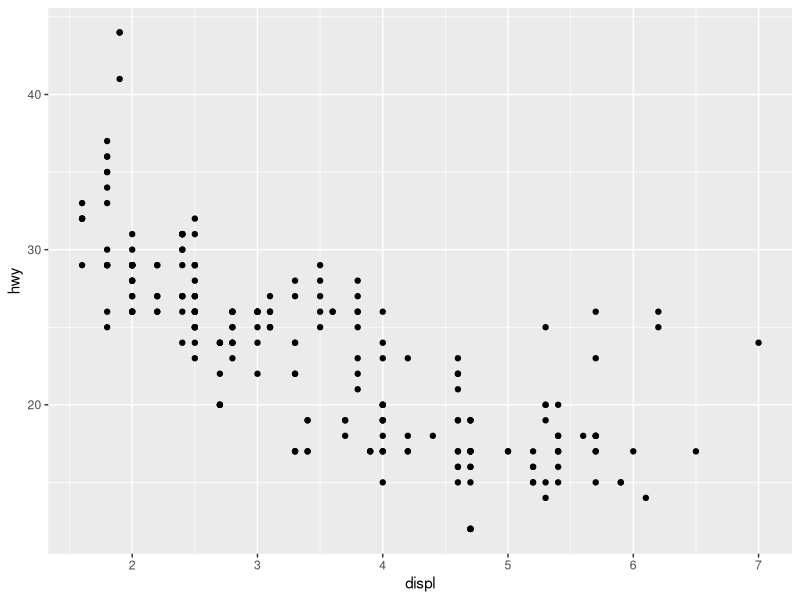
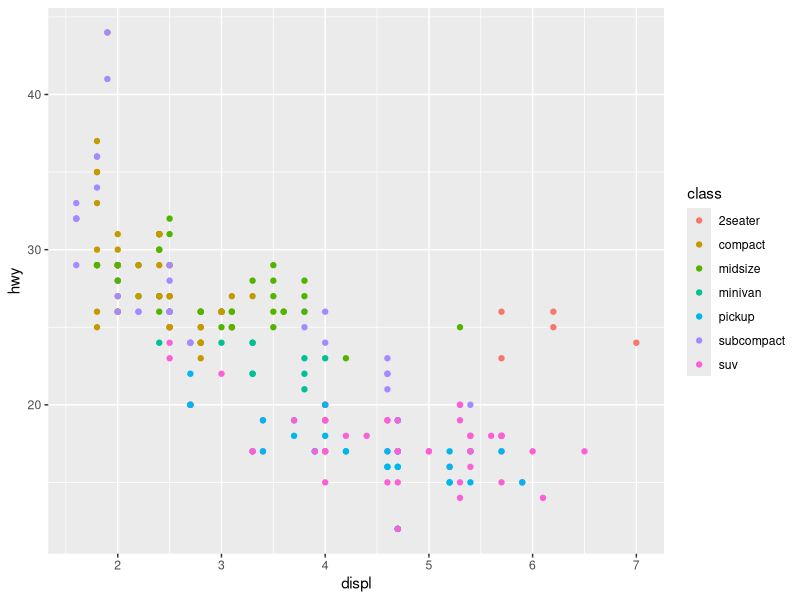
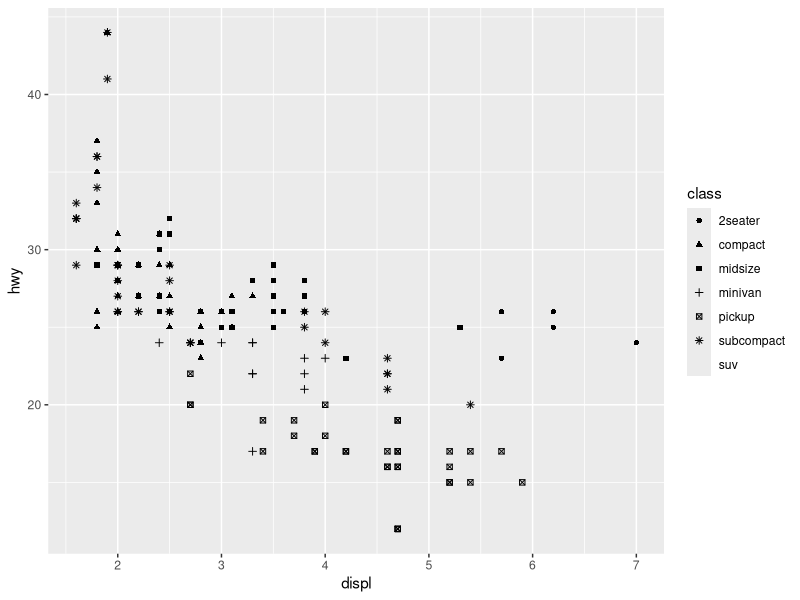
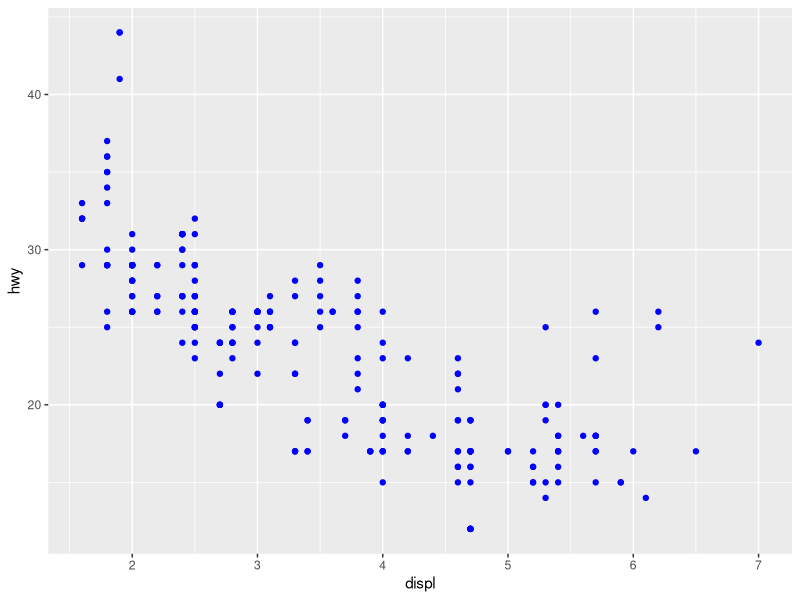
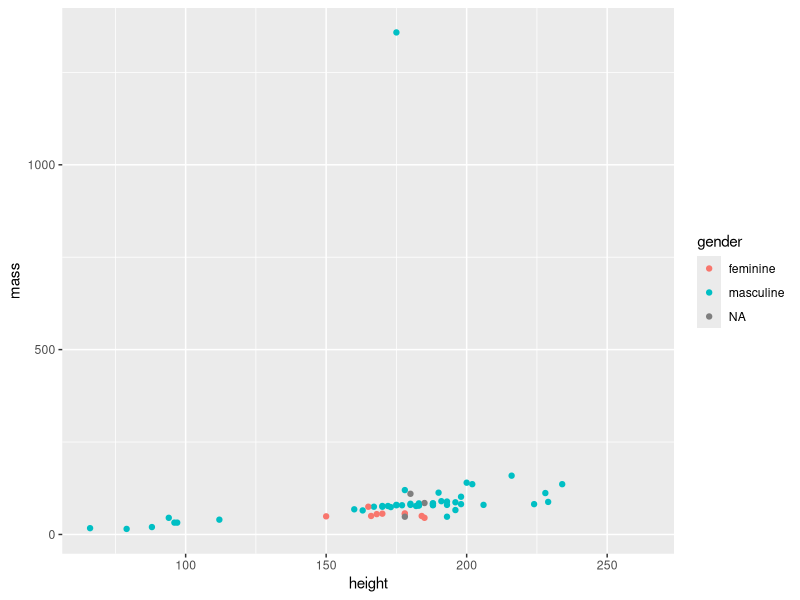
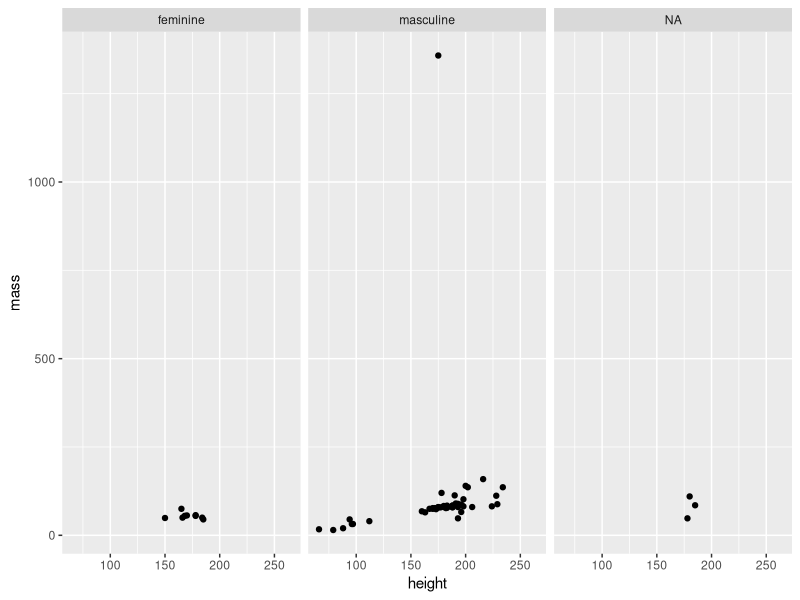
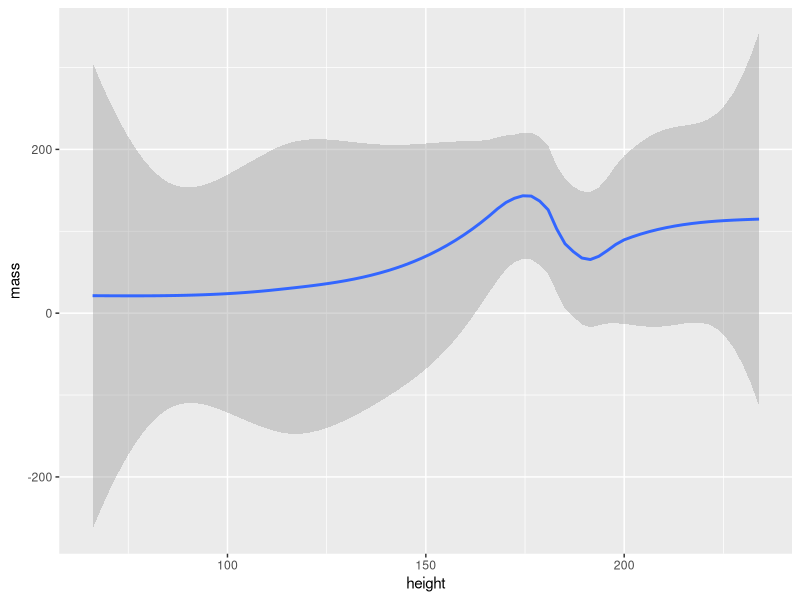
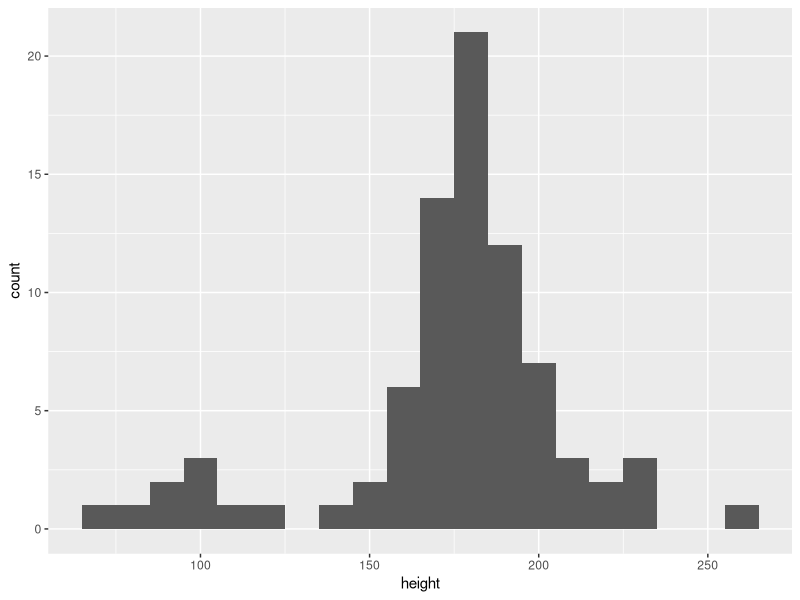

These charts were generated, in order, by the following R code:
## EST053 - Métodos Computacionais para Análise de Risco
## Código da aula 06 - Mais Gráficos no R












require(ggplot2)


ggplot(data = mpg) + 
  geom_point(mapping = aes(x = displ, y = hwy))


ggplot(data = mpg) + 
  geom_point(mapping = aes(x = displ, y = hwy, color = class))


ggplot(data = mpg) + 
  geom_point(mapping = aes(x = displ, y = hwy, shape = class))


ggplot(data = mpg) + 
  geom_point(mapping = aes(x = displ, y = hwy), color = "blue")






# Exemplo Starwars
require(dplyr)

ggplot(data = starwars, aes(x = height, y = mass, color = gender)) +
  geom_point()


ggplot(data = starwars, aes(x = height, y = mass)) +
  facet_grid(. ~ gender) +
  geom_point()


ggplot(data = starwars, aes(x = height, y = mass)) +
  geom_smooth()


ggplot(starwars, aes(x = height)) +
  geom_histogram(binwidth = 10)


ggplot(starwars, aes(x = gender)) +
  geom_bar()

